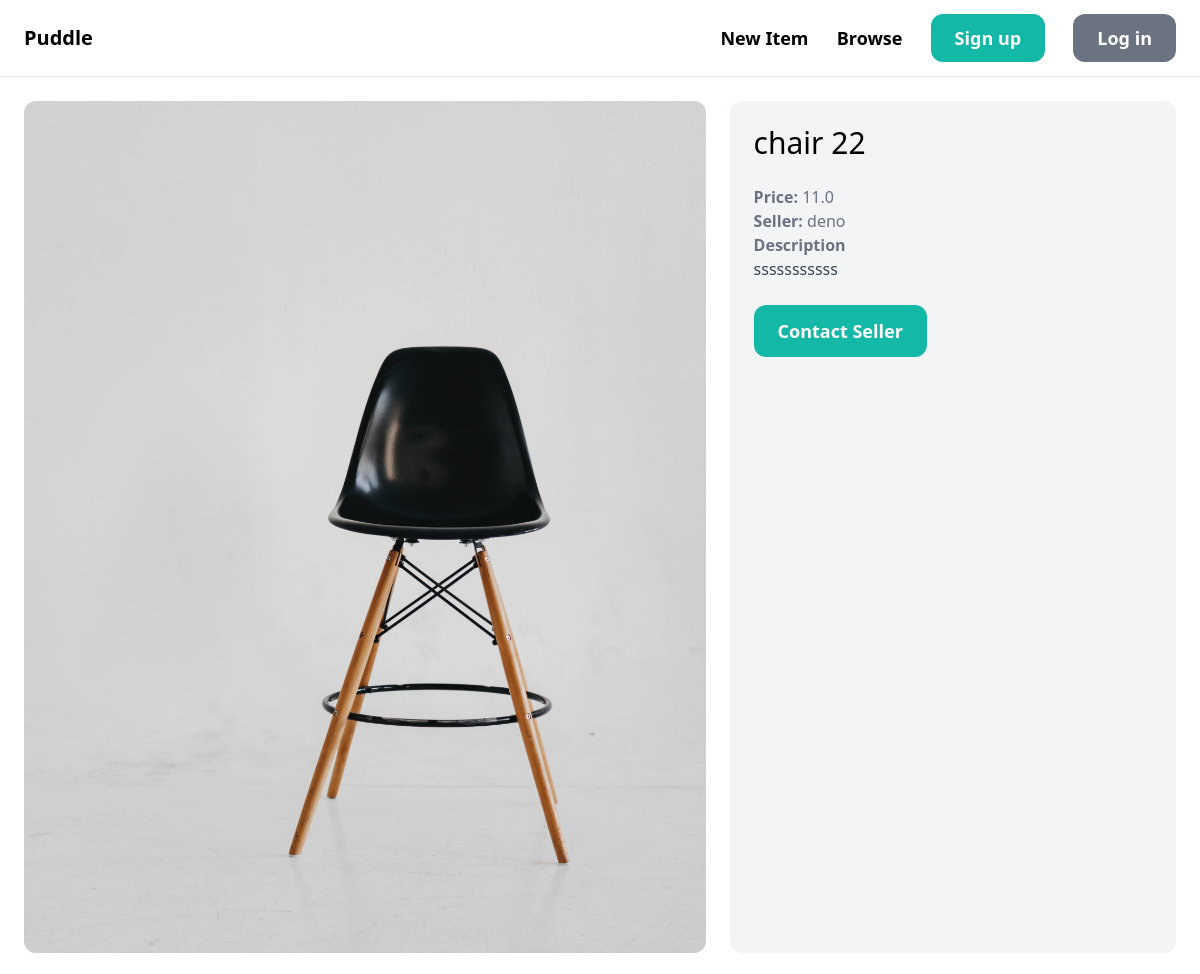
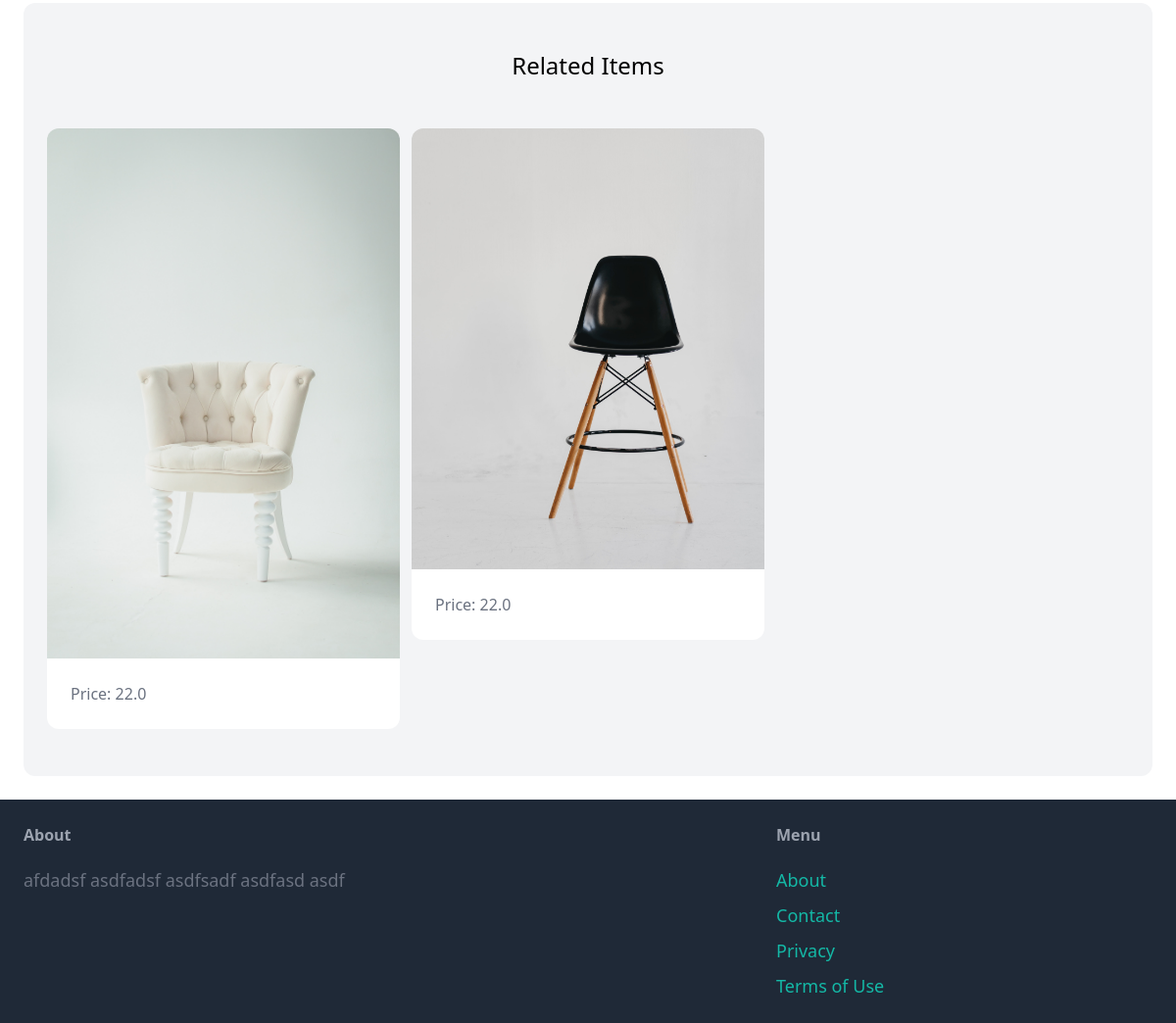
Screenshot of /items/10/ with the database file from the repository (2 pictures, top to bottom).
### core/models.py (models this page shows, shortened)
class Item(models.Model):
    category = models.ForeignKey(Category, related_name='items', on_delete=models.CASCADE)
    creator = models.ForeignKey(User, related_name='items', on_delete=models.CASCADE)
    name = models.CharField(max_length=255)
    description = models.TextField(blank=True, null=True)
    price = models.FloatField()
    image = models.ImageField(upload_to='item_images', blank=True, null=True)
    is_sold = models.BooleanField(default=False)
    updated = models.DateTimeField(auto_now=True)
    created = models.DateTimeField(auto_now_add=True)

### core/views.py (the view)
# urls.py: path('items/<int:pk>/', detail, name='detail')
def detail(request, pk): # card details
    item = get_object_or_404(Item, pk=pk)
    related_items = Item.objects.filter(category=item.category, is_sold=False).exclude(pk=pk)
    context = {'item': item,
               'related_items': related_items}
    return render(request, 'core/detail.html', context)

### core/templates/core/detail.html (shortened to what this page needs)
{% extends 'core/base.html' %}
{% block content %}
<div class='grid grid-cols-5 gap-6'>
    <div class='col-span-3'>
        <img src='{{item.image.url}}' class='rounded-xl'>
    </div>
    <div class='col-span-2 p-6 bg-gray-100 rounded-xl'>
        <h1 class='mb-6 text-3xl'>{{item.name}}</h1>
        <p class='text-gray-500'><strong>Price: </strong>{{item.price}}</p>
        <p class='text-gray-500'><strong>Seller: </strong>{{item.creator.username}}</p>
        {% if item.description %}
        <p class='text-gray-700'>
            <strong class='text-gray-500'>Description</strong><br>
            {{item.description}}
        </p>
        {% endif %}
        <a href='#'
            class='inline-block
            mt-6 px-6 py-3 text-lg
            font-semibold bg-teal-500
            text-white rounded-xl
            hover:bg-teal-700'>
            Contact Seller
        </a>
    </div>
</div>
<div class='mt-6 px-6 py-12 bg-gray-100 rounded-xl'>
    <h2 class='mb-12 text-2xl text-center'>Related Items</h2>
    <div class='grid grid-cols-3 gap-3'>
        {% for related_item in related_items %}
        <div>
            <a href='{% url "detail" related_item.id %}'>
                <div>
                    <img src='{{related_item.image.url }}' class='rounded-t-xl'>
                </div>
                <div class='p-6 bg-white rounded-b-xl'>
                    <p class='text-gray-500'>Price: {{related_item.price}}</p>
                </div>
            </a>
        </div>
        {% endfor %}
    </div>
</div>
{% endblock %}

### rows the page displays
Item: image (picture), name "chair 22", price "11.0", creator.username "deno", description "sssssssssss"
Item: image (picture), price "22.0"
Item: image (picture), price "22.0"
